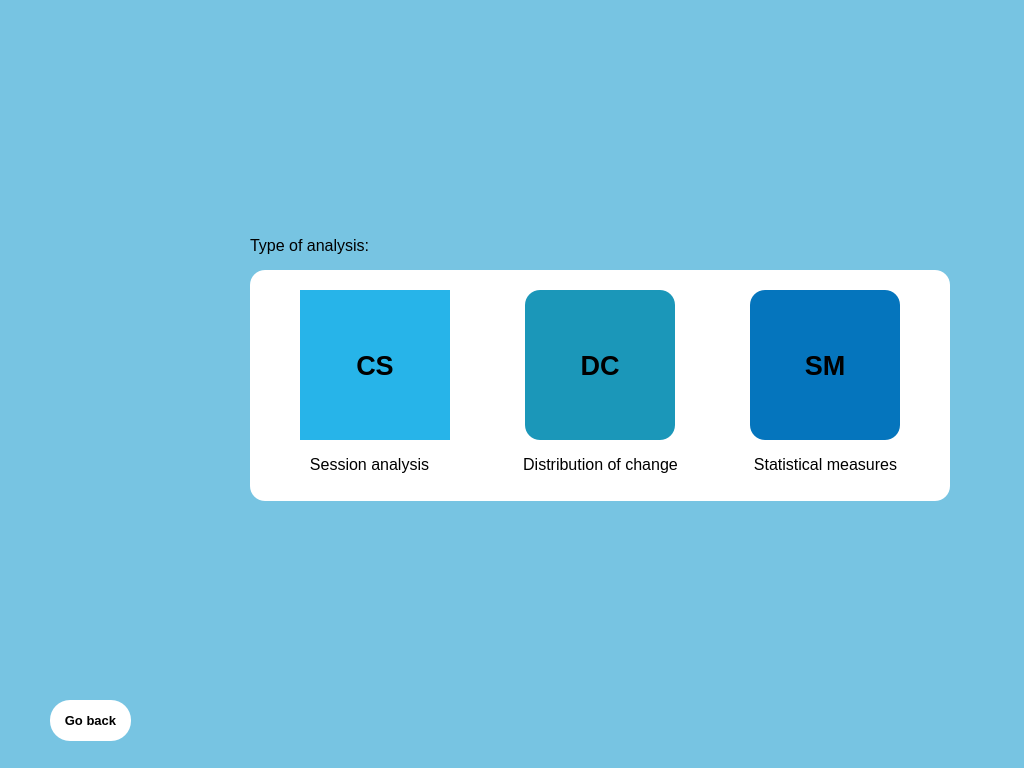
<?xml version="1.0" encoding="UTF-8"?>
<ui version="4.0">
 <class>MainWindow</class>
 <widget class="QMainWindow" name="MainWindow">
  <property name="geometry">
   <rect>
    <x>0</x>
    <y>0</y>
    <width>1024</width>
    <height>768</height>
   </rect>
  </property>
  <property name="windowTitle">
   <string>MainWindow</string>
  </property>
  <property name="styleSheet">
   <string notr="true">background-color:rgb(119, 196, 226)</string>
  </property>
  <widget class="QWidget" name="centralwidget">
   <widget class="QFrame" name="frame">
    <property name="geometry">
     <rect>
      <x>250</x>
      <y>270</y>
      <width>700</width>
      <height>231</height>
     </rect>
    </property>
    <property name="palette">
     <palette>
      <active>
       <colorrole role="WindowText">
        <brush brushstyle="SolidPattern">
         <color alpha="255">
          <red>24</red>
          <green>36</green>
          <blue>56</blue>
         </color>
        </brush>
       </colorrole>
       <colorrole role="Button">
        <brush brushstyle="SolidPattern">
         <color alpha="255">
          <red>255</red>
          <green>255</green>
          <blue>255</blue>
         </color>
        </brush>
       </colorrole>
       <colorrole role="Base">
        <brush brushstyle="SolidPattern">
         <color alpha="255">
          <red>255</red>
          <green>255</green>
          <blue>255</blue>
         </color>
        </brush>
       </colorrole>
       <colorrole role="Window">
        <brush brushstyle="SolidPattern">
         <color alpha="255">
          <red>255</red>
          <green>255</green>
          <blue>255</blue>
         </color>
        </brush>
       </colorrole>
      </active>
      <inactive>
       <colorrole role="WindowText">
        <brush brushstyle="SolidPattern">
         <color alpha="255">
          <red>24</red>
          <green>36</green>
          <blue>56</blue>
         </color>
        </brush>
       </colorrole>
       <colorrole role="Button">
        <brush brushstyle="SolidPattern">
         <color alpha="255">
          <red>255</red>
          <green>255</green>
          <blue>255</blue>
         </color>
        </brush>
       </colorrole>
       <colorrole role="Base">
        <brush brushstyle="SolidPattern">
         <color alpha="255">
          <red>255</red>
          <green>255</green>
          <blue>255</blue>
         </color>
        </brush>
       </colorrole>
       <colorrole role="Window">
        <brush brushstyle="SolidPattern">
         <color alpha="255">
          <red>255</red>
          <green>255</green>
          <blue>255</blue>
         </color>
        </brush>
       </colorrole>
      </inactive>
      <disabled>
       <colorrole role="WindowText">
        <brush brushstyle="SolidPattern">
         <color alpha="255">
          <red>120</red>
          <green>120</green>
          <blue>120</blue>
         </color>
        </brush>
       </colorrole>
       <colorrole role="Button">
        <brush brushstyle="SolidPattern">
         <color alpha="255">
          <red>255</red>
          <green>255</green>
          <blue>255</blue>
         </color>
        </brush>
       </colorrole>
       <colorrole role="Base">
        <brush brushstyle="SolidPattern">
         <color alpha="255">
          <red>255</red>
          <green>255</green>
          <blue>255</blue>
         </color>
        </brush>
       </colorrole>
       <colorrole role="Window">
        <brush brushstyle="SolidPattern">
         <color alpha="255">
          <red>255</red>
          <green>255</green>
          <blue>255</blue>
         </color>
        </brush>
       </colorrole>
      </disabled>
     </palette>
    </property>
    <property name="autoFillBackground">
     <bool>false</bool>
    </property>
    <property name="styleSheet">
     <string notr="true">border-radius: 15px;
background-color: rgb(255, 255, 255);</string>
    </property>
    <property name="frameShape">
     <enum>QFrame::StyledPanel</enum>
    </property>
    <property name="frameShadow">
     <enum>QFrame::Raised</enum>
    </property>
    <widget class="QPushButton" name="button_CS">
     <property name="enabled">
      <bool>true</bool>
     </property>
     <property name="geometry">
      <rect>
       <x>50</x>
       <y>20</y>
       <width>150</width>
       <height>150</height>
      </rect>
     </property>
     <property name="sizePolicy">
      <sizepolicy hsizetype="Maximum" vsizetype="Maximum">
       <horstretch>0</horstretch>
       <verstretch>0</verstretch>
      </sizepolicy>
     </property>
     <property name="font">
      <font>
       <family>Leelawadee UI</family>
       <pointsize>20</pointsize>
       <weight>75</weight>
       <bold>true</bold>
      </font>
     </property>
     <property name="autoFillBackground">
      <bool>false</bool>
     </property>
     <property name="styleSheet">
      <string notr="true">background-color: rgb(39, 180, 233);
border-radius:100px;</string>
     </property>
     <property name="text">
      <string>CS</string>
     </property>
     <property name="autoDefault">
      <bool>false</bool>
     </property>
    </widget>
    <widget class="QPushButton" name="button_DC">
     <property name="geometry">
      <rect>
       <x>275</x>
       <y>20</y>
       <width>150</width>
       <height>150</height>
      </rect>
     </property>
     <property name="sizePolicy">
      <sizepolicy hsizetype="Minimum" vsizetype="Maximum">
       <horstretch>0</horstretch>
       <verstretch>0</verstretch>
      </sizepolicy>
     </property>
     <property name="font">
      <font>
       <family>Leelawadee UI</family>
       <pointsize>20</pointsize>
       <weight>75</weight>
       <bold>true</bold>
      </font>
     </property>
     <property name="styleSheet">
      <string notr="true">background-color: rgb(27, 151, 185);</string>
     </property>
     <property name="text">
      <string>DC</string>
     </property>
    </widget>
    <widget class="QPushButton" name="button_SM">
     <property name="geometry">
      <rect>
       <x>500</x>
       <y>20</y>
       <width>150</width>
       <height>150</height>
      </rect>
     </property>
     <property name="font">
      <font>
       <family>Leelawadee UI</family>
       <pointsize>20</pointsize>
       <weight>75</weight>
       <bold>true</bold>
      </font>
     </property>
     <property name="styleSheet">
      <string notr="true">
background-color: rgb(5, 117, 189);</string>
     </property>
     <property name="text">
      <string>SM</string>
     </property>
    </widget>
    <widget class="QLabel" name="label_DC">
     <property name="geometry">
      <rect>
       <x>240</x>
       <y>170</y>
       <width>221</width>
       <height>49</height>
      </rect>
     </property>
     <property name="font">
      <font>
       <family>Leelawadee UI</family>
       <pointsize>12</pointsize>
      </font>
     </property>
     <property name="text">
      <string>Distribution of change</string>
     </property>
     <property name="alignment">
      <set>Qt::AlignCenter</set>
     </property>
    </widget>
    <widget class="QLabel" name="label_SM">
     <property name="geometry">
      <rect>
       <x>460</x>
       <y>170</y>
       <width>231</width>
       <height>49</height>
      </rect>
     </property>
     <property name="font">
      <font>
       <family>Leelawadee UI</family>
       <pointsize>12</pointsize>
      </font>
     </property>
     <property name="text">
      <string>Statistical measures</string>
     </property>
     <property name="alignment">
      <set>Qt::AlignCenter</set>
     </property>
    </widget>
    <widget class="QLabel" name="label_CS">
     <property name="enabled">
      <bool>true</bool>
     </property>
     <property name="geometry">
      <rect>
       <x>-1</x>
       <y>170</y>
       <width>241</width>
       <height>49</height>
      </rect>
     </property>
     <property name="sizePolicy">
      <sizepolicy hsizetype="Minimum" vsizetype="Minimum">
       <horstretch>0</horstretch>
       <verstretch>0</verstretch>
      </sizepolicy>
     </property>
     <property name="font">
      <font>
       <family>Leelawadee UI</family>
       <pointsize>12</pointsize>
      </font>
     </property>
     <property name="text">
      <string>Session analysis</string>
     </property>
     <property name="alignment">
      <set>Qt::AlignCenter</set>
     </property>
    </widget>
   </widget>
   <widget class="QLabel" name="label_logo">
    <property name="geometry">
     <rect>
      <x>0</x>
      <y>0</y>
      <width>271</width>
      <height>161</height>
     </rect>
    </property>
    <property name="text">
     <string/>
    </property>
    <property name="pixmap">
     <pixmap>LOGO.jpg</pixmap>
    </property>
    <property name="scaledContents">
     <bool>true</bool>
    </property>
   </widget>
   <widget class="QLabel" name="label_TypeOfAnalysis">
    <property name="geometry">
     <rect>
      <x>250</x>
      <y>230</y>
      <width>171</width>
      <height>31</height>
     </rect>
    </property>
    <property name="font">
     <font>
      <family>Leelawadee UI</family>
      <pointsize>12</pointsize>
      <weight>50</weight>
      <italic>false</italic>
      <bold>false</bold>
     </font>
    </property>
    <property name="text">
     <string>Type of analysis:</string>
    </property>
   </widget>
   <widget class="QPushButton" name="button_GoBack">
    <property name="geometry">
     <rect>
      <x>50</x>
      <y>700</y>
      <width>81</width>
      <height>41</height>
     </rect>
    </property>
    <property name="font">
     <font>
      <family>Leelawadee UI</family>
      <pointsize>10</pointsize>
      <weight>75</weight>
      <bold>true</bold>
     </font>
    </property>
    <property name="styleSheet">
     <string notr="true">border-radius :20px;
background-color: rgb(255, 255, 255);
</string>
    </property>
    <property name="text">
     <string>Go back</string>
    </property>
   </widget>
   <zorder>label_logo</zorder>
   <zorder>frame</zorder>
   <zorder>label_TypeOfAnalysis</zorder>
   <zorder>button_GoBack</zorder>
  </widget>
  <widget class="QStatusBar" name="statusbar"/>
 </widget>
 <resources/>
 <connections/>
</ui>
